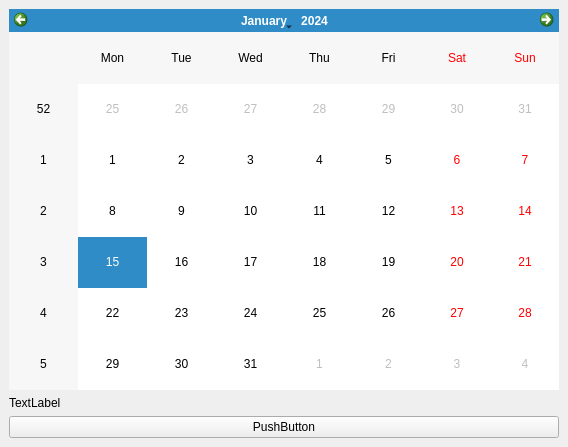
<?xml version="1.0" encoding="UTF-8"?>
<ui version="4.0">
 <class>MainWindow</class>
 <widget class="QMainWindow" name="MainWindow">
  <property name="geometry">
   <rect>
    <x>0</x>
    <y>0</y>
    <width>568</width>
    <height>447</height>
   </rect>
  </property>
  <property name="windowTitle">
   <string>MainWindow</string>
  </property>
  <widget class="QWidget" name="centralwidget">
   <layout class="QVBoxLayout" name="verticalLayout">
    <item>
     <widget class="QCalendarWidget" name="calendarWidget"/>
    </item>
    <item>
     <widget class="QLabel" name="label">
      <property name="text">
       <string>TextLabel</string>
      </property>
     </widget>
    </item>
    <item>
     <widget class="QPushButton" name="pushButton">
      <property name="text">
       <string>PushButton</string>
      </property>
     </widget>
    </item>
   </layout>
  </widget>
 </widget>
 <resources/>
 <connections/>
</ui>
